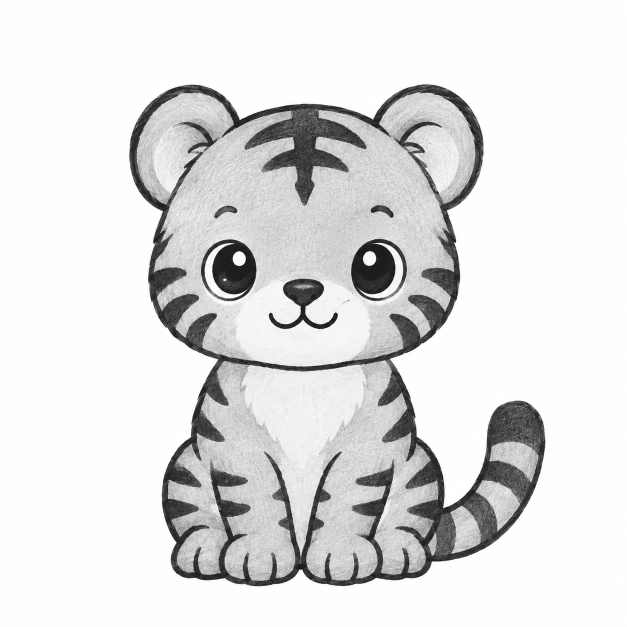
#> input picture 自然言語/tiger.png, 1254 x 1254 px (shown at 1/2 size); the run also reads 1 picture not shown here
$ python '画像処理.py'
#> lines starting #> are read from the running program, lines starting #| are printed output that depends on the picture
from PIL import Image
import matplotlib.pyplot as plt
import numpy as np

sample = Image.open("tiger.png")
#> sample is the input picture: PIL image 1254x1254 RGB; mean R, G, B 223.5, 223.5, 223.6

print(type(sample))
#| <class 'PIL.PngImagePlugin.PngImageFile'>
print(sample)
#| <PIL.PngImagePlugin.PngImageFile image mode=RGB size=1254x1254 at 0x7F039DCA08D0>
print(sample.size)
#| (1254, 1254)
print(sample.format)
#| PNG
print(sample.mode)
#| RGB

sample_2 = Image.open("tiger_gray.png")
print(sample_2.mode)
#| L

crop_img = sample_2.crop((0, 0, 1200, 800))
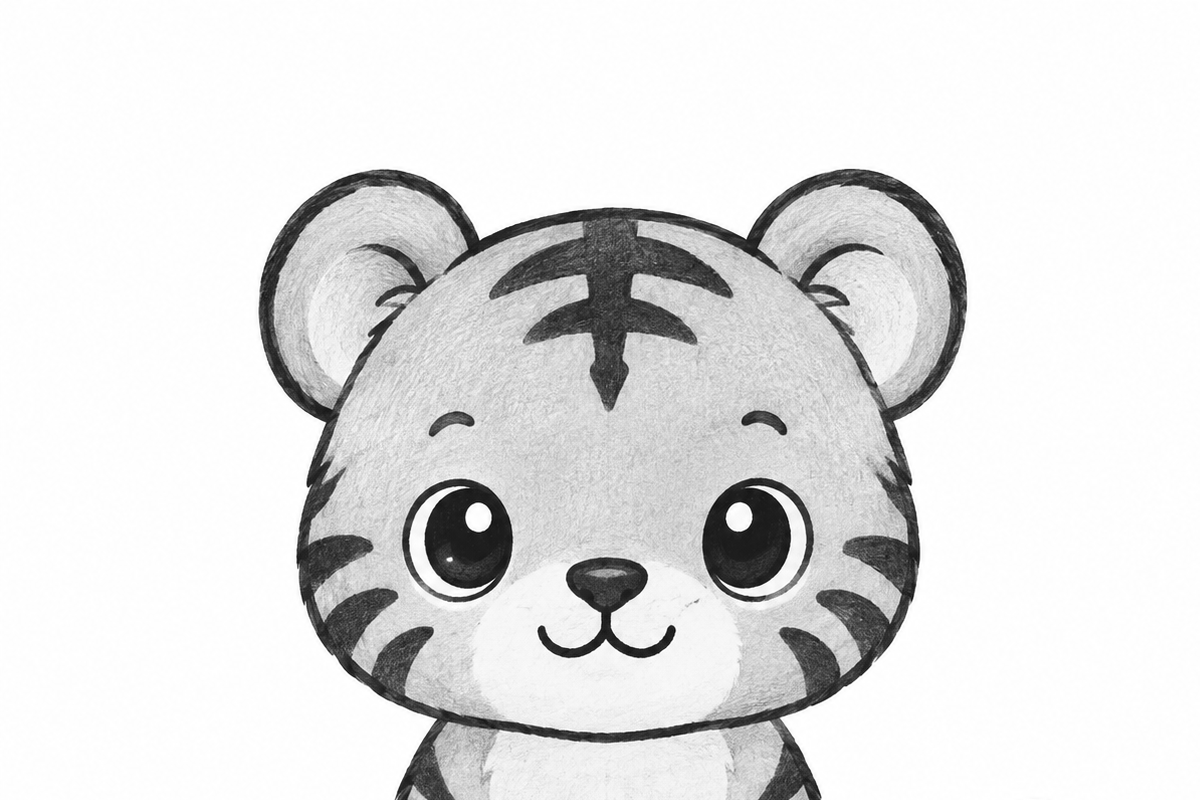
#> crop_img: PIL image 1200x800 L; min 0, max 255, mean 225.3
crop_img.save("crop_img.png")

num_img = np.array(sample)
print(num_img.shape)
#| (1254, 1254, 3)
print(num_img[0, 0])
#| [254 255 254]
print(num_img[1000, 1000])
#| [207 207 207]
